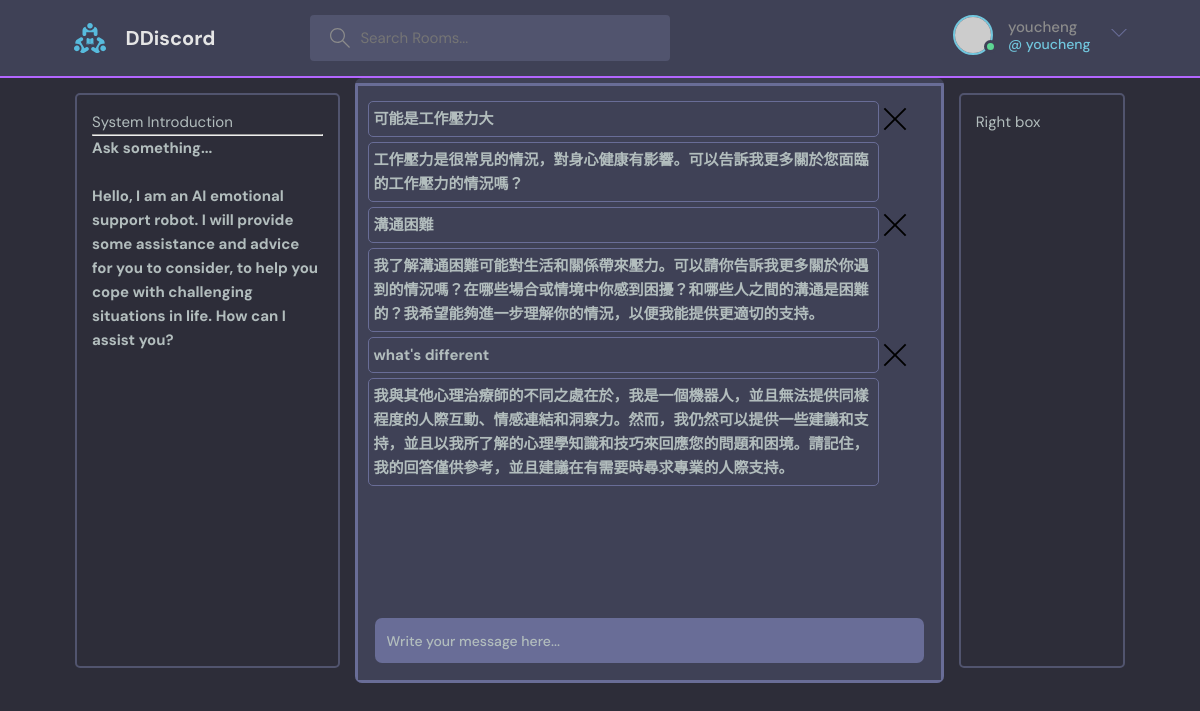
The app's page /chatgpt/ (signed in), older data.
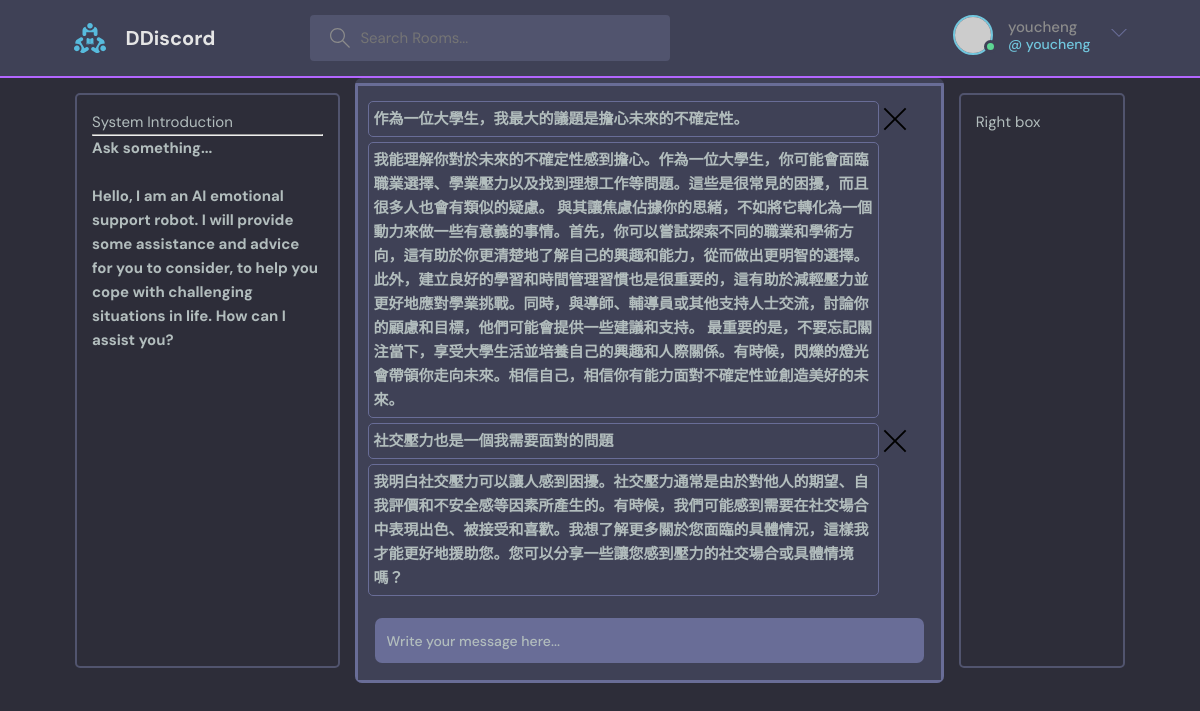
The same page, newer data.
### base/models.py (models this page shows)
class gptMessage(models.Model):
    user = models.ForeignKey(User, on_delete=models.CASCADE)
    body = models.TextField()
    gptreply = models.TextField()
    updated = models.DateTimeField(auto_now=True)
    created = models.DateTimeField(auto_now_add=True)

### base/views.py (the view, shortened to what this page needs)
# urls.py: path('chatgpt/',views.gpt,name="chatgpt"),
@login_required(login_url='login')
def gpt(request):
    gptmsgobjs=gptMessage.objects.filter(user=request.user)
    gptmsgs=[[eachdata.body,eachdata.gptreply,eachdata] for eachdata in gptmsgobjs]
    reply  = ''
    user_input=""
    warningmsg=""
    context={'reply':reply,
             'user_input':user_input,
             'gptmsgs':gptmsgs,
             }
    return render(request,'base/GPTroom.html',context)

### base/templates/base/GPTroom.html (shortened to what this page needs)
{% extends 'main.html' %}
{% block content %}
<div class="container">
<div class="gpt-container">
    <div class="activities__box">
        <p>System Introduction</p>
        <hr style="color:green">
        <h2>
            Ask something...
        </h2>
        <br>
        <h2>
            Hello, I am an AI emotional support robot. I will provide some assistance and advice for you to consider, to help you cope with challenging situations in life. How can I assist you?
        </h2>
    </div>
    <div class="roomList">
        <div class="room">
            <div class="info-box">
                <div class="scroll-box">
                    {% for eachchat in gptmsgs %}
                        <div class="msg_set-box">
                            <div>
                                {% for i in eachchat %}
                                    {% if forloop.last == False %}
                                        <div class="msg-box">
                                        <h1>
                                            {{i}}
                                        </h1>
                                        </div>
                                    {% endif %}
                                {% endfor %}
                            </div>
                            <div class="delete-bottom">
                                {% for j in eachchat %}
                                    {% if forloop.last %}
                                        <div class="msg-box-x">
                                            <a href="{% url 'delete-chatgpt' j.id %}">
                                                <div class="thread__delete" style="padding-top: 5pt;">
                                                    <svg version="1.1" xmlns="http://www.w3.org/2000/svg" width="32" height="32" viewBox="0 0 32 32">
                                                    <title>remove</title>
                                                    <path
                                                        d="M27.314 6.019l-1.333-1.333-9.98 9.981-9.981-9.981-1.333 1.333 9.981 9.981-9.981 9.98 1.333 1.333 9.981-9.98 9.98 9.98 1.333-1.333-9.98-9.98 9.98-9.981z"
                                                    ></path>
                                                    </svg>
                                                </div>
                                            </a>
                                        </div>
                                    {% endif %}
                                {% endfor %}
                            </div>
                        </div>
                    {% endfor %}
                </div>
                <div class="room__message">
                    <form action="" method="POST">
                        <input name="body" placeholder="Write your message here..." />
                    </form>
                </div>
            </div>
        </div>
    </div>
    <div class="activities__box">
        <p>Right box</p>
    </div>
</div>
</div>
{% endblock %}

### templates/main.html (shortened to what this page needs)
<!DOCTYPE html>
{% load static %}
<html lang="en">
  <head>
    <link rel="stylesheet" href="{% static 'styles/style.css' %}" />
  </head>
  <body>
    {% include 'navbar.html' %}
    {% block content %}
    {% endblock %}
  </body>
</html>

### templates/navbar.html (shortened to what this page needs)
{% load static %}
<header class="header header--loggedIn">
      <div class="container">
        <a href="{% url 'home' %}" class="header__logo">
          <img src="{% static 'images/logo.svg' %}" />
          <h1>DDiscord</h1>
        </a>
        <form class="header__search" method="GET" action="{% url 'home' %}">
          <label>
            <input  type="text" name="q" placeholder="Search Rooms..."/>
          </label>
        </form>
        <nav class="header__menu">
          {% if request.user.is_authenticated %}
            <div class="header__user">
              <a href="{% url 'user-profile' request.user.id %}">
                <div class="avatar avatar--medium active">
                  <img src="https://randomuser.me/api/portraits/men/37.jpg" />
                </div>
                <p>{{ request.user.username }} <span>@ {{ request.user.username }}</span></p>
              </a>
              <button class="dropdown-button">
                <svg version="1.1" xmlns="http://www.w3.org/2000/svg" width="32" height="32" viewBox="0 0 32 32">
                  <title>chevron-down</title>
                  <path d="M16 21l-13-13h-3l16 16 16-16h-3l-13 13z"></path>
                </svg>
              </button>
            </div>
          {% else %}
            <a href="{% url 'login' %}">
              <img src="{% static 'images/avatar.svg' %}" />
              <p>Login</p>
            </a>
          {% endif %}
        </nav>
      </div>
</header>
<hr color="#b366ff">

### static/styles/style.css (style rules this page uses)
:root { --color-main: #71c6dd; --color-main-light: #e1f6fb; --color-dark: #3f4156; --color-dark-medium: #51546e; --color-dark-light: #696d97; --color-light: #e5e5e5; --color-gray: #8b8b8b; --color-light-gray: #b2bdbd; --color-bg: #2d2d39; --color-success: #5dd693; --color-error: #fc4b0b; }
* { font-family: "DM Sans", -apple-system, BlinkMacSystemFont, "Segoe UI", Roboto, Oxygen, Ubuntu, Cantarell, "Open Sans", "Helvetica Neue", sans-serif; margin: 0; padding: 0; box-sizing: border-box; text-rendering: optimizeLegibility; font-size: inherit; }
html { font-size: 56.25%; }
@media only screen and (min-width: 1200px) { html { font-size: 62.5%; } }
body { line-height: 1.6; font-weight: 400; font-size: 1.5rem; color: var(--color-light-gray); background-color: var(--color-bg); min-height: 100vh; }
img { width: 100%; }
a { display: inline-block; color: var(--color-main); text-decoration: none; }
.container { max-width: 120rem; width: 90%; margin: auto; }
.avatar { position: relative; display: inline-block; border-radius: 50%; border: 2px solid var(--color-main); }
.avatar img { display: block; border-radius: 50%; object-fit: cover; object-position: center; }
.avatar::after { content: ""; display: block; position: absolute; background-color: var(--color-gray); z-index: 111; border-radius: 50%; border: 0.3rem solid var(--color-dark); }
.avatar.active::after { background-color: var(--color-success); }
.avatar.avatar--medium img { width: 3.6rem; height: 3.6rem; border-radius: 50%; }
.avatar.avatar--medium:after { width: 0.7rem; height: 0.7rem; bottom: 0px; right: -6px; }
.header { padding: 1.5rem; background-color: var(--color-dark); }
.header > .container { display: flex; gap: 9.5rem; }
.header__logo, .header__user { display: flex; gap: 2rem; align-items: center; }
.header__logo > img { height: 3.2rem; width: 3.2rem; }
.header__logo > h1 { font-weight: 700; font-size: 2rem; color: var(--color-light); }
.header__search > label { background-color: var(--color-dark-medium); padding: 1.3rem 1rem; display: flex; align-items: center; gap: 1rem; border-radius: 4px; }
.header__search svg { fill: var(--color-gray); width: 2rem; height: 2rem; margin-left: 1rem; }
.header__search input { width: 30rem; background: transparent; border: none; outline: none; color: var(--color-light); }
.header__menu { margin-left: auto; position: relative; }
.header__menu a { display: flex; gap: 1.5rem; align-items: center; font-weight: 500; text-decoration: none; color: var(--color-gray); }
.header__menu img { height: 3.6rem; }
.header__menu p { line-height: 1.2; }
.header__menu span { color: var(--color-main); font-weight: 500; font-size: 1.4rem; display: block; }
.header__menu svg { width: 1.6rem; height: 1.6rem; fill: var(--color-dark-light); }
.dropdown-button { background: transparent; border: 0; outline: 0; cursor: pointer; }
.activities__box { margin: 1.5rem; padding: 1.5rem; border: 2px solid var(--color-dark-medium); border-radius: 5px; }
.room, .participants { background: var(--color-dark); max-height: 87.5vh; border-radius: 0.7rem; overflow: hidden; position: relative; }
.room__message { padding: 2rem; position: absolute; z-index: 111; bottom: 0; left: 0; right: 0; background: transparent; }
.room__message > form > input { resize: none; background-color: var(--color-dark-light); color: var(--color-light); border: none; outline: none; border-radius: 0.7rem; height: 4.5rem; width: 100%; margin-top: -1rem; padding: 1.2rem; font-size: 1.4rem; font-weight: 500; position: relative; }
.room__message > form > input::placeholder { color: var(--color-light-gray); }

### base/templates/base/GPTroom.html (style rules this page uses)
.gpt-container { display: grid; grid-template-columns: 3fr 6fr 2fr; }
.info-box { width: 100%; height: 600px; margin-top: 5px; padding-bottom: 13% ; border: 3px solid #696d97; overflow: hidden; }
.scroll-box { width: 100%; height: 100%; overflow-y: scroll; padding: 10px; }
.msg-box { width: 100%; border: 1px solid #696d97; margin-top: 5px; padding: 5px; border-radius:5px; }
.msg_set-box { display:grid; grid-template-columns: 10fr 1fr; }

Row changes from the older to the newer data that the page shows:
removed gptMessage: eachchat "可能是工作壓力大" "工作壓力是很常見的情況，對身心健康有影響。可以告訴我更多關於您面臨的工作壓力的情況嗎？"
removed gptMessage: eachchat "溝通困難" "我了解溝通困難可能對生活和關係帶來壓力。可以請你告訴我更多關於你遇到的情況嗎？在哪些場合或情境中你感到困擾？和哪些人之間的溝通是困難的？我希望能夠進一步理解你的情況，以便我能提供更適切的支持。"
removed gptMessage: eachchat "what's different" "我與其他心理治療師的不同之處在於，我是一個機器人，並且無法提供同樣程度的人際互動、情感連結和洞察力。然而，我仍然可以提供一些建議和支持，並且以我所了解的心理學知識和技巧來回應您的問題和困境。請記住，我的回答僅供參考，並且建議在有需要時尋求專業的人際支持。"
added gptMessage: eachchat "作為一位大學生，我最大的議題是擔心未來的不確定性。" "我能理解你對於未來的不確定性感到擔心。作為一位大學生，你可能會面臨職業選擇、學業壓力以及找到理想工作等問題。這些是很常見的困擾，而且很多人也會有類似的疑慮。 與其讓焦慮佔據你的思緒，不如將它轉化為一個動力來做一些有意義的事情。首先，你可以嘗試探索不同的職業和學術方向，這有助於你更清楚地了解自己的興趣和能力，從而做出更明智的選擇。 此外，建立良好的學習和時間管理習慣也是很重要的，這有助於減輕壓力並更好地應對學業挑戰。同時，與導師、輔導員或其他支持人士交流，討論你的顧慮和目標，他們可能會提供一些建議和支持。 最重要的是，不要忘記關注當下，享受大學生活並培養自己的興趣和人際關係。有時候，閃爍的燈光會帶領你走向未來。相信自己，相信你有能力面對不確定性並創造美好的未來。"
added gptMessage: eachchat "社交壓力也是一個我需要面對的問題" "我明白社交壓力可以讓人感到困擾。社交壓力通常是由於對他人的期望、自我評價和不安全感等因素所產生的。有時候，我們可能感到需要在社交場合中表現出色、被接受和喜歡。我想了解更多關於您面臨的具體情況，這樣我才能更好地援助您。您可以分享一些讓您感到壓力的社交場合或具體情境嗎？"
